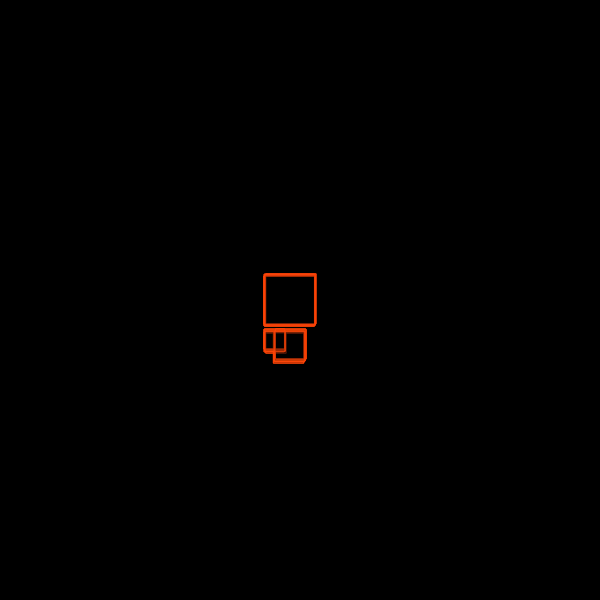
Frame 1 (no input)
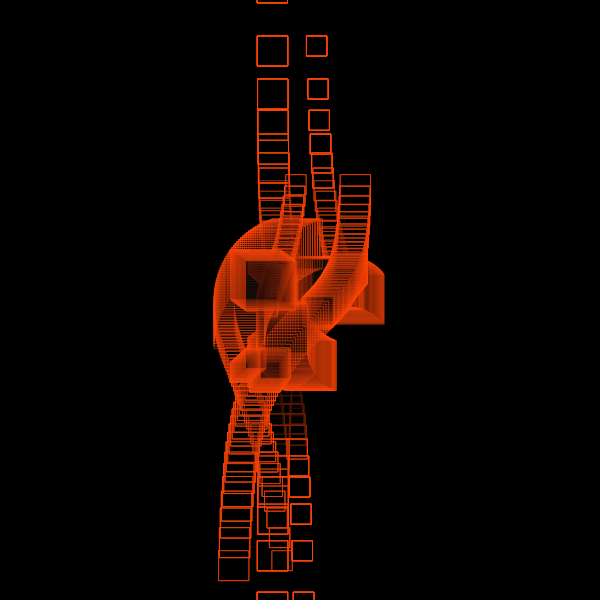
Frame 60 (no input)
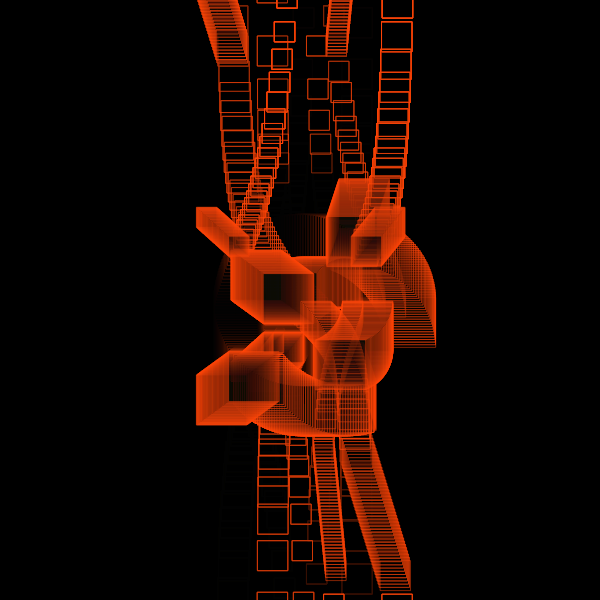
Frame 120 (the mouse pressed at the canvas centre since frame 60)

The p5.js sketch that drew these frames (run headless with seeded random() and noise() and a simulated clock; from frame 60 on, the mouse is pressed at the canvas centre):

// p5.js sketch
// ── sketch.js
//forked from: https://tylerxhobbs.com/essays/2017/aesthetically-pleasing-triangle-subdivision

let _aryObject = [];
let _tileNumT;
let _tileNumR;
let _ellipseRatio;
let _count;
let _stepR;
let _stepT;
function setup() {
  w = 600;
  var canvas;
    if(windowWidth>=600 && windowHeight >=600){
      canvas = createCanvas(600, 600);
    }
    else{
      canvas = createCanvas(windowWidth, windowHeight - 100);
    }

  var x = (windowWidth - width) / 2;
  var y = (windowHeight - height) / 2;

  canvas.position(x, y);
  background(0);
  noStroke();
  
  _freqCount = 40;

  _count = 0;
  _ellipseRatio = 2;
  _tileNumT = 5;
  _tileNumR = 7;
  
  let shapeMode = 1;
  let layerNum = 20;
  let initT = int(random(_tileNumT));
  for (k = 1; k <= layerNum; k++) {
    let baseColor = 360 + random(720);
    _aryObject.push(new f(
      1, initT,
      color((baseColor + 180) % 360, 200, 50, 100),
      shapeMode,
      width/2/_tileNumR/layerNum*k
    ));
  }

    background(0);


}




function draw() {
  // clear();
  // blendMode(EXCLUSION);
  background(0, 50);
  
  for (let i = 0; i < _aryObject.length; i++) {
    _aryObject[i].update();
    _aryObject[i].drawMe();
  }

  _count ++;
  noStroke()
  fill(255,69,0);
}

class f {
  constructor(iR, iT, myColor, shapeMode, sw) {
    this.target_iR = iR;
    this.target_iT = iT;
    this.myColor = myColor;
    this.shapeMode = shapeMode; //0 rect, 1 ellipse
    this.sw = sw *_ellipseRatio; 
    this.aryPoint = [];
  }

  setTarget() {
    _stepR = 1;
    _stepT = 1;
    this.iR = this.target_iR;
    this.iT = this.target_iT % _tileNumT;
    
    this.aryPoint.unshift([this.iR, this.iT]);

    let dir;
    if (this.iR <= _stepR) {
      dir = random(["down", "left", "right"]);
    } else if (this.iR >= _tileNumR-_stepR) {
      dir = random(["up", "left", "right"]);
    } else {
      dir = random(["up", "down", "left", "right"]);
    }

    if (dir == "up") { 
      this.target_iR = this.iR - _stepR; 
    }
    else if (dir == "down") { 
      this.target_iR = this.iR + _stepR; }
    else if (dir == "left") { 
      this.target_iT = this.iT - _stepT; 
    }
    else if (dir == "right") {
       this.target_iT = this.iT + _stepT; 
     }

    this.dR = (this.target_iR - this.iR) / (_freqCount+1);
    this.dT = (this.target_iT - this.iT) / (_freqCount+1);
  }
  
  update() {
    if (_count % _freqCount == 0) {
      this.setTarget();
    }

    if (this.target_iR == this.iR) { //dir = right or left
      this.aryPoint.unshift([this.iR, this.aryPoint[0][1] + this.dT]);
    } else if (this.target_iT == this.iT) {
      this.aryPoint.unshift([this.aryPoint[0][0] + this.dR, this.iT]);
    }

    while (this.aryPoint.length >= 40) {
      this.aryPoint.pop();
    }
  }

  drawMe() {
    stroke(255,70,10);
    strokeWeight(0.5)
    fill(0, 10)    
    push();
    translate(width/2, height/2);
    // beginShape();
    for (let i = 0; i < this.aryPoint.length; i++) {
      rect(
        width / 2 / _tileNumR * this.aryPoint[i][0] * cos(2*PI / _tileNumT * this.aryPoint[i][1]),
        width / 2 / _tileNumR * this.aryPoint[i][0] * tan(2*PI / _tileNumT * this.aryPoint[i][1]), 20, 20);

        rect(
        width / 2 / _tileNumR * this.aryPoint[i][0] * sin(2*PI / _tileNumT * this.aryPoint[i][1]),
        width / 2 / _tileNumR * this.aryPoint[i][0] * tan(2*PI / _tileNumT * this.aryPoint[i][1]), 30, 30);

        rect(
        width / 2 / _tileNumR * this.aryPoint[i][0] * cos(2*PI / _tileNumT * this.aryPoint[i][1]),
        width / 2 / _tileNumR * this.aryPoint[i][0] * sin(2*PI / _tileNumT * this.aryPoint[i][1]), 50, 50);
    }
    // endShape();
    pop();
  }
}
